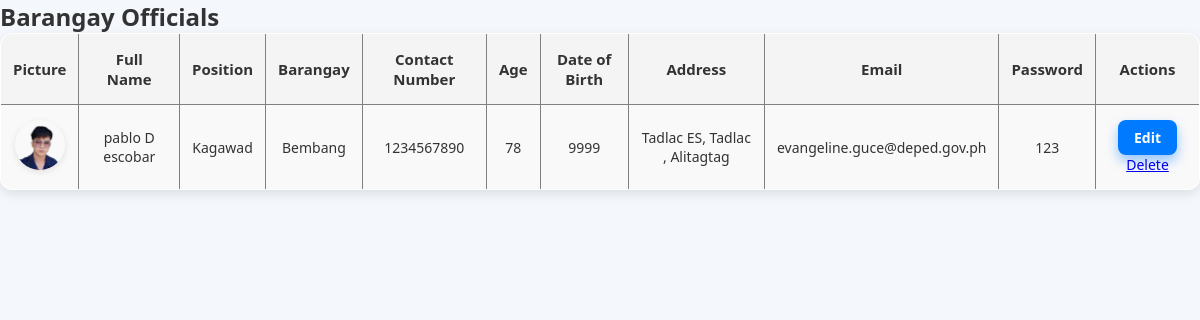
Page /data/brgofficials.php on the committed database.
### data/brgofficials.php (the view, shortened to what this page needs)
<?php
$host = "localhost";
$username = "root";
$password = "";
$dbname = "brg-pulo";
$conn = new mysqli($host, $username, $password, $dbname);
?>
<!DOCTYPE html>
<html>
<head>
    <link rel="stylesheet" href="styles.css">
</head>
<body>
<h2>Barangay Officials</h2>
<table border="1" cellpadding="10" cellspacing="0">
    <tr>
        <th>Picture</th>
        <th>Full Name</th>
        <th>Position</th>
        <th>Barangay</th>
        <th>Contact Number</th>
        <th>Age</th>
        <th>Date of Birth</th>
        <th>Address</th>
        <th>Email</th>
        <th>Password</th>
        <th>Actions</th>
    </tr>
    <?php
    $result = $conn->query("SELECT * FROM `b-official`");
    while ($row = $result->fetch_assoc()):
    ?>
        <tr>
            <td><img src="<?= $row['picture'] ?>" width="60"></td>
            <td><?= $row['fname'] . ' ' . $row['mname'] . ' ' . $row['lname'] ?></td>
            <td><?= $row['position'] ?></td>
            <td><?= $row['barangay'] ?></td>
            <td><?= $row['number'] ?></td>
            <td><?= $row['age'] ?></td>
            <td><?= $row['dateofbirth'] ?></td>
            <td><?= $row['address'] ?></td>
            <td><?= $row['email'] ?></td>
            <td><?= $row['password'] ?></td>
            <td>
                <button onclick='openEditModal(<?= json_encode($row) ?>)'>Edit</button>
                <a href="?delete=<?= $row['id'] ?>" onclick="return confirm('Are you sure you want to delete this official?')">Delete</a>
            </td>
        </tr>
    <?php endwhile; ?>
</table>
</body>
</html>

### styles/styles.css (style rules this page uses)
* { box-sizing: border-box; margin: 0; padding: 0; font-family: 'Segoe UI', sans-serif; }
body { background-color: #f4f7fc; color: #333; }
table { width: 100%; border-collapse: collapse; background-color: white; box-shadow: 0 4px 12px rgba(0, 0, 0, 0.1); border-radius: 12px; overflow: hidden; }
th, td { padding: 15px 12px; text-align: center; }
th { background-color: #f4f4f4; font-weight: 600; font-size: 15px; }
td { font-size: 14px; }
tr:nth-child(even) { background-color: #f9f9f9; }
table img { width: 50px; height: 50px; object-fit: cover; border-radius: 50%; box-shadow: 0 2px 6px rgba(0, 0, 0, 0.1); }
button { background-color: #007bff; border: none; color: white; padding: 8px 16px; font-size: 14px; font-weight: 600; border-radius: 8px; box-shadow: 0 6px 12px rgba(0, 123, 255, 0.4); cursor: pointer; transition: background-color 0.3s ease, box-shadow 0.3s ease; }

### rows in the picture
b-official: picture (picture), fname "pablo", mname "D", lname "escobar", position "Kagawad", barangay "Bembang", number "1234567890", age "78", dateofbirth "9999", address "Tadlac ES, Tadlac , Alitagtag", email "evangeline.guce@deped.gov.ph", password "123"
